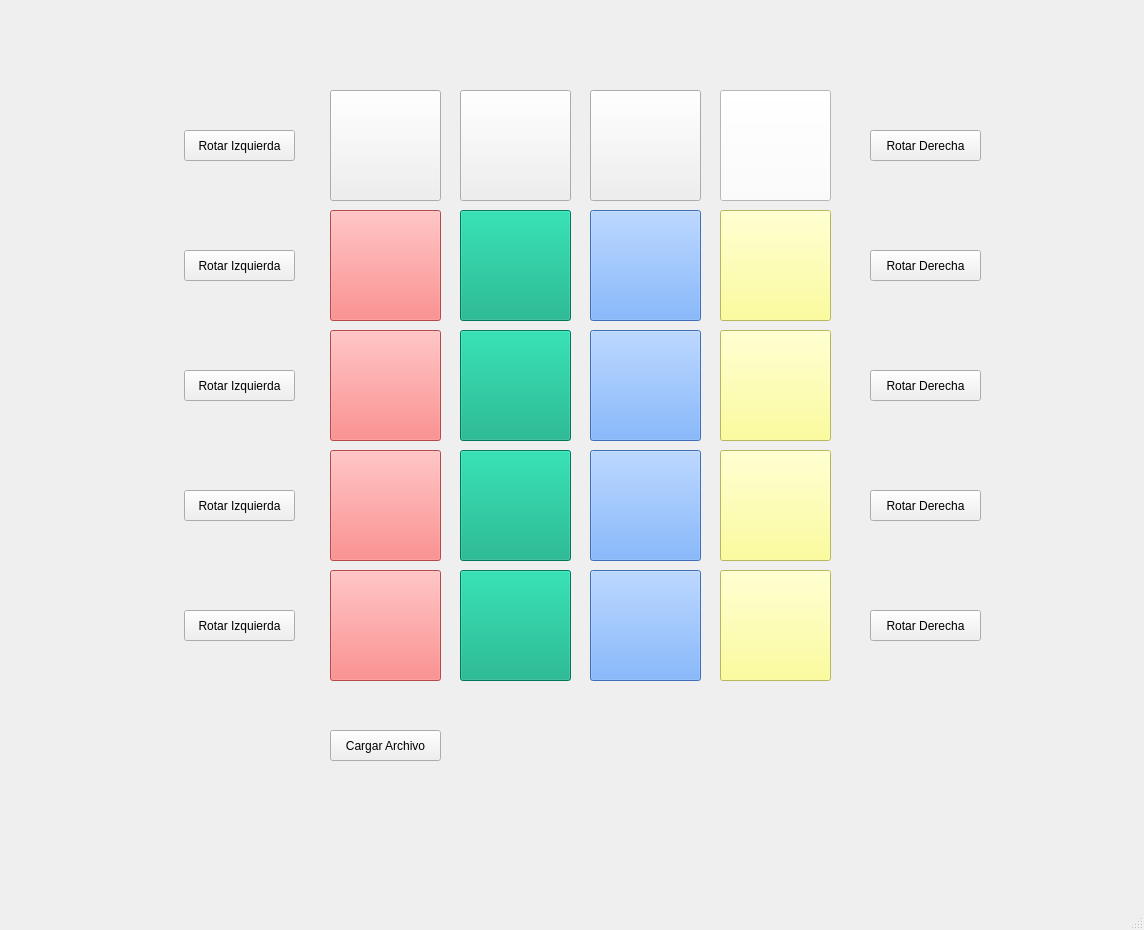
<?xml version="1.0" encoding="UTF-8"?>
<ui version="4.0">
 <class>MainWindow</class>
 <widget class="QMainWindow" name="MainWindow">
  <property name="geometry">
   <rect>
    <x>0</x>
    <y>0</y>
    <width>1144</width>
    <height>930</height>
   </rect>
  </property>
  <property name="windowTitle">
   <string>MainWindow</string>
  </property>
  <widget class="QWidget" name="centralwidget">
   <widget class="QPushButton" name="btn20">
    <property name="geometry">
     <rect>
      <x>330</x>
      <y>450</y>
      <width>111</width>
      <height>111</height>
     </rect>
    </property>
    <property name="styleSheet">
     <string notr="true">background-color: rgb(255, 103, 103);</string>
    </property>
    <property name="text">
     <string/>
    </property>
   </widget>
   <widget class="QPushButton" name="btn31">
    <property name="geometry">
     <rect>
      <x>460</x>
      <y>570</y>
      <width>111</width>
      <height>111</height>
     </rect>
    </property>
    <property name="styleSheet">
     <string notr="true">background-color: rgb(0, 170, 127);</string>
    </property>
    <property name="text">
     <string/>
    </property>
   </widget>
   <widget class="QPushButton" name="btn30">
    <property name="geometry">
     <rect>
      <x>330</x>
      <y>570</y>
      <width>111</width>
      <height>111</height>
     </rect>
    </property>
    <property name="styleSheet">
     <string notr="true">background-color: rgb(255, 103, 103);</string>
    </property>
    <property name="text">
     <string/>
    </property>
   </widget>
   <widget class="QPushButton" name="btn00">
    <property name="geometry">
     <rect>
      <x>330</x>
      <y>210</y>
      <width>111</width>
      <height>111</height>
     </rect>
    </property>
    <property name="styleSheet">
     <string notr="true">background-color: rgb(255, 103, 103);</string>
    </property>
    <property name="text">
     <string/>
    </property>
   </widget>
   <widget class="QPushButton" name="btn10">
    <property name="geometry">
     <rect>
      <x>330</x>
      <y>330</y>
      <width>111</width>
      <height>111</height>
     </rect>
    </property>
    <property name="styleSheet">
     <string notr="true">background-color: rgb(255, 103, 103);</string>
    </property>
    <property name="text">
     <string/>
    </property>
   </widget>
   <widget class="QPushButton" name="btn01">
    <property name="geometry">
     <rect>
      <x>460</x>
      <y>210</y>
      <width>111</width>
      <height>111</height>
     </rect>
    </property>
    <property name="styleSheet">
     <string notr="true">background-color: rgb(0, 170, 127);</string>
    </property>
    <property name="text">
     <string/>
    </property>
   </widget>
   <widget class="QPushButton" name="btn11">
    <property name="geometry">
     <rect>
      <x>460</x>
      <y>330</y>
      <width>111</width>
      <height>111</height>
     </rect>
    </property>
    <property name="styleSheet">
     <string notr="true">background-color: rgb(0, 170, 127);</string>
    </property>
    <property name="text">
     <string/>
    </property>
   </widget>
   <widget class="QPushButton" name="btn21">
    <property name="geometry">
     <rect>
      <x>460</x>
      <y>450</y>
      <width>111</width>
      <height>111</height>
     </rect>
    </property>
    <property name="styleSheet">
     <string notr="true">background-color: rgb(0, 170, 127);</string>
    </property>
    <property name="text">
     <string/>
    </property>
   </widget>
   <widget class="QPushButton" name="btn02">
    <property name="geometry">
     <rect>
      <x>590</x>
      <y>210</y>
      <width>111</width>
      <height>111</height>
     </rect>
    </property>
    <property name="styleSheet">
     <string notr="true">background-color: rgb(88, 155, 255);</string>
    </property>
    <property name="text">
     <string/>
    </property>
   </widget>
   <widget class="QPushButton" name="btn12">
    <property name="geometry">
     <rect>
      <x>590</x>
      <y>330</y>
      <width>111</width>
      <height>111</height>
     </rect>
    </property>
    <property name="styleSheet">
     <string notr="true">background-color: rgb(88, 155, 255);</string>
    </property>
    <property name="text">
     <string/>
    </property>
   </widget>
   <widget class="QPushButton" name="btn22">
    <property name="geometry">
     <rect>
      <x>590</x>
      <y>450</y>
      <width>111</width>
      <height>111</height>
     </rect>
    </property>
    <property name="styleSheet">
     <string notr="true">background-color: rgb(88, 155, 255);</string>
    </property>
    <property name="text">
     <string/>
    </property>
   </widget>
   <widget class="QPushButton" name="btn32">
    <property name="geometry">
     <rect>
      <x>590</x>
      <y>570</y>
      <width>111</width>
      <height>111</height>
     </rect>
    </property>
    <property name="styleSheet">
     <string notr="true">background-color: rgb(88, 155, 255);</string>
    </property>
    <property name="text">
     <string/>
    </property>
   </widget>
   <widget class="QPushButton" name="btn03">
    <property name="geometry">
     <rect>
      <x>720</x>
      <y>210</y>
      <width>111</width>
      <height>111</height>
     </rect>
    </property>
    <property name="styleSheet">
     <string notr="true">background-color: rgb(255, 255, 127);</string>
    </property>
    <property name="text">
     <string/>
    </property>
   </widget>
   <widget class="QPushButton" name="btn13">
    <property name="geometry">
     <rect>
      <x>720</x>
      <y>330</y>
      <width>111</width>
      <height>111</height>
     </rect>
    </property>
    <property name="styleSheet">
     <string notr="true">background-color: rgb(255, 255, 127);</string>
    </property>
    <property name="text">
     <string/>
    </property>
   </widget>
   <widget class="QPushButton" name="btn23">
    <property name="geometry">
     <rect>
      <x>720</x>
      <y>450</y>
      <width>111</width>
      <height>111</height>
     </rect>
    </property>
    <property name="styleSheet">
     <string notr="true">background-color: rgb(255, 255, 127);</string>
    </property>
    <property name="text">
     <string/>
    </property>
   </widget>
   <widget class="QPushButton" name="btn33">
    <property name="geometry">
     <rect>
      <x>720</x>
      <y>570</y>
      <width>111</width>
      <height>111</height>
     </rect>
    </property>
    <property name="styleSheet">
     <string notr="true">background-color: rgb(255, 255, 127);</string>
    </property>
    <property name="text">
     <string/>
    </property>
   </widget>
   <widget class="QPushButton" name="btnRight4">
    <property name="geometry">
     <rect>
      <x>870</x>
      <y>610</y>
      <width>111</width>
      <height>31</height>
     </rect>
    </property>
    <property name="text">
     <string>Rotar Derecha</string>
    </property>
   </widget>
   <widget class="QPushButton" name="btnRight2">
    <property name="geometry">
     <rect>
      <x>870</x>
      <y>370</y>
      <width>111</width>
      <height>31</height>
     </rect>
    </property>
    <property name="text">
     <string>Rotar Derecha</string>
    </property>
   </widget>
   <widget class="QPushButton" name="btnRight1">
    <property name="geometry">
     <rect>
      <x>870</x>
      <y>250</y>
      <width>111</width>
      <height>31</height>
     </rect>
    </property>
    <property name="text">
     <string>Rotar Derecha</string>
    </property>
   </widget>
   <widget class="QPushButton" name="btnRight3">
    <property name="geometry">
     <rect>
      <x>870</x>
      <y>490</y>
      <width>111</width>
      <height>31</height>
     </rect>
    </property>
    <property name="text">
     <string>Rotar Derecha</string>
    </property>
   </widget>
   <widget class="QPushButton" name="btnLeft1">
    <property name="geometry">
     <rect>
      <x>184</x>
      <y>250</y>
      <width>111</width>
      <height>31</height>
     </rect>
    </property>
    <property name="text">
     <string>Rotar Izquierda</string>
    </property>
   </widget>
   <widget class="QPushButton" name="btnLeft3">
    <property name="geometry">
     <rect>
      <x>184</x>
      <y>490</y>
      <width>111</width>
      <height>31</height>
     </rect>
    </property>
    <property name="text">
     <string>Rotar Izquierda</string>
    </property>
   </widget>
   <widget class="QPushButton" name="btnLeft4">
    <property name="geometry">
     <rect>
      <x>184</x>
      <y>610</y>
      <width>111</width>
      <height>31</height>
     </rect>
    </property>
    <property name="text">
     <string>Rotar Izquierda</string>
    </property>
   </widget>
   <widget class="QPushButton" name="btnLeft2">
    <property name="geometry">
     <rect>
      <x>184</x>
      <y>370</y>
      <width>111</width>
      <height>31</height>
     </rect>
    </property>
    <property name="text">
     <string>Rotar Izquierda</string>
    </property>
   </widget>
   <widget class="QPushButton" name="btnComodin3">
    <property name="geometry">
     <rect>
      <x>590</x>
      <y>90</y>
      <width>111</width>
      <height>111</height>
     </rect>
    </property>
    <property name="styleSheet">
     <string notr="true"/>
    </property>
    <property name="text">
     <string/>
    </property>
   </widget>
   <widget class="QPushButton" name="btnLeft0">
    <property name="geometry">
     <rect>
      <x>184</x>
      <y>130</y>
      <width>111</width>
      <height>31</height>
     </rect>
    </property>
    <property name="text">
     <string>Rotar Izquierda</string>
    </property>
   </widget>
   <widget class="QPushButton" name="btnComodin4">
    <property name="geometry">
     <rect>
      <x>720</x>
      <y>90</y>
      <width>111</width>
      <height>111</height>
     </rect>
    </property>
    <property name="styleSheet">
     <string notr="true">background-color: rgb(255, 255, 255);</string>
    </property>
    <property name="text">
     <string/>
    </property>
   </widget>
   <widget class="QPushButton" name="btnComodin2">
    <property name="geometry">
     <rect>
      <x>460</x>
      <y>90</y>
      <width>111</width>
      <height>111</height>
     </rect>
    </property>
    <property name="styleSheet">
     <string notr="true"/>
    </property>
    <property name="text">
     <string/>
    </property>
   </widget>
   <widget class="QPushButton" name="btnRight0">
    <property name="geometry">
     <rect>
      <x>870</x>
      <y>130</y>
      <width>111</width>
      <height>31</height>
     </rect>
    </property>
    <property name="text">
     <string>Rotar Derecha</string>
    </property>
   </widget>
   <widget class="QPushButton" name="btnComodin1">
    <property name="geometry">
     <rect>
      <x>330</x>
      <y>90</y>
      <width>111</width>
      <height>111</height>
     </rect>
    </property>
    <property name="styleSheet">
     <string notr="true"/>
    </property>
    <property name="text">
     <string/>
    </property>
   </widget>
   <widget class="QPushButton" name="btnLoadFile">
    <property name="geometry">
     <rect>
      <x>330</x>
      <y>730</y>
      <width>111</width>
      <height>31</height>
     </rect>
    </property>
    <property name="text">
     <string>Cargar Archivo</string>
    </property>
   </widget>
  </widget>
  <widget class="QMenuBar" name="menubar">
   <property name="geometry">
    <rect>
     <x>0</x>
     <y>0</y>
     <width>1144</width>
     <height>21</height>
    </rect>
   </property>
  </widget>
  <widget class="QStatusBar" name="statusbar"/>
 </widget>
 <resources/>
 <connections/>
</ui>
